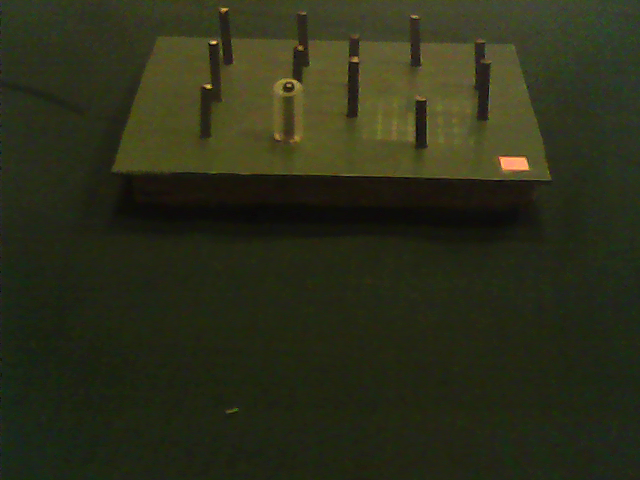
%> input picture irob_vision_support/matlab/image_dark.png, 640 x 480 px
$ octave --eval "result = detect_white_obj_3(imread('image_dark.png'));"   (GNU Octave 9; MATLAB toolbox functions it lacks are replaced by stand-ins)
%> lines starting %> are read from the running program, lines starting %| are printed output that depends on the picture; in (x1, y1, x2, y2) boxes, pixels count from 0 and x2, y2 are one past the last pixel; in counts of white or black regions, pixels touching at a corner belong together; the program's own positions count from 1
### irob_vision_support/matlab/create_mask_white_obj_3.m
function [BW,maskedRGBImage] = create_mask_white_obj_3(RGB)
%createMask  Threshold RGB image using auto-generated code from colorThresholder app.
%  [BW,MASKEDRGBIMAGE] = createMask(RGB) thresholds image RGB using
%  auto-generated code from the colorThresholder app. The colorspace and
%  range for each channel of the colorspace were set within the app. The
%  segmentation mask is returned in BW, and a composite of the mask and
%  original RGB images is returned in maskedRGBImage.

% Auto-generated by colorThresholder app on 10-Jan-2018
%------------------------------------------------------


% Convert RGB image to chosen color space
I = rgb2hsv(RGB);
%> I: size 480x640x3 double; mean H, S, V 0.202, 0.458, 0.188

% Define thresholds for channel 1 based on histogram settings
channel1Min = 0.038;
channel1Max = 0.944;

% Define thresholds for channel 2 based on histogram settings
channel2Min = 0.000;
channel2Max = 0.597;

% Define thresholds for channel 3 based on histogram settings
channel3Min = 0.004;
channel3Max = 1.000;

% Create mask based on chosen histogram thresholds
sliderBW = (I(:,:,1) >= channel1Min ) & (I(:,:,1) <= channel1Max) & ...
    (I(:,:,2) >= channel2Min ) & (I(:,:,2) <= channel2Max) & ...
    (I(:,:,3) >= channel3Min ) & (I(:,:,3) <= channel3Max);
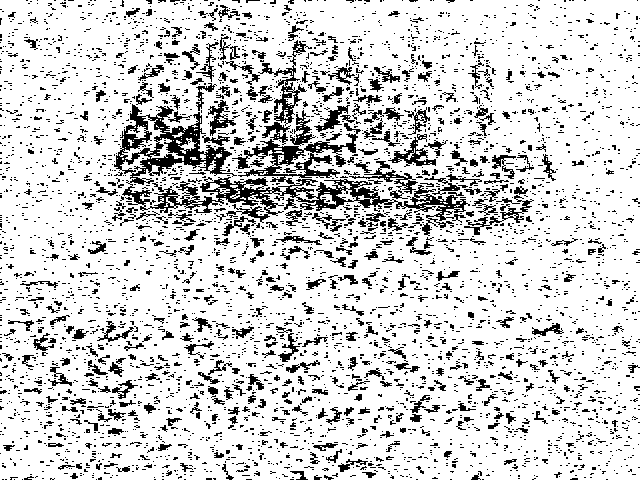
%> sliderBW: size 480x640 logical; 83.1% white; black in thin lines or dots
BW = sliderBW;

% Initialize output masked image based on input image.
maskedRGBImage = RGB;
%> maskedRGBImage is the input picture: size 480x640x3 uint8; mean R, G, B 43.7, 46.5, 25.3

% Set background pixels where BW is false to zero.
maskedRGBImage(repmat(~BW,[1 1 3])) = 0;
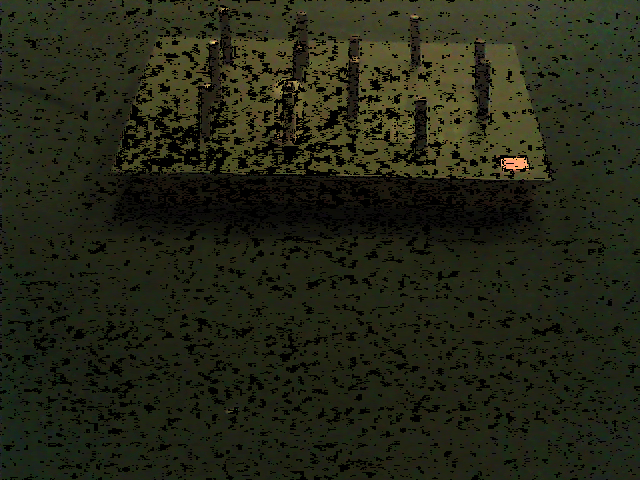
%> maskedRGBImage: size 480x640x3 uint8; 16.94% of pixels changed, all inside (x1, y1, x2, y2) = (0, 0, 640, 480)

end

### irob_vision_support/matlab/detect_white_obj_3.m
function [centroid, im_white_object] = detect_white_obj_3(im)

% Returns the corners of the green plate in clockwise order

mask_wo = create_mask_white_obj_3(im);
mask_wo = imcomplement(mask_wo);
%> mask_wo: size 480x640 logical; 16.9% white in thin lines or dots


se = strel('disk',7);
mask_wo = imclose(mask_wo,se);
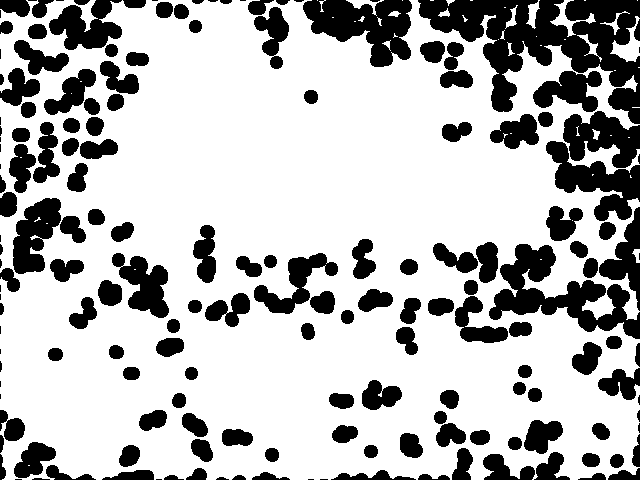
%> mask_wo: size 480x640 logical; 72.6% white; 172 black regions (32 under 20 px), largest, box (x1, y1, x2, y2) and area: (418, 0, 640, 124) 12165, (489, 244, 640, 339) 5410, (303, 0, 412, 67) 4287

mask_wo = imcomplement(bwareafilt(imcomplement(mask_wo),1));
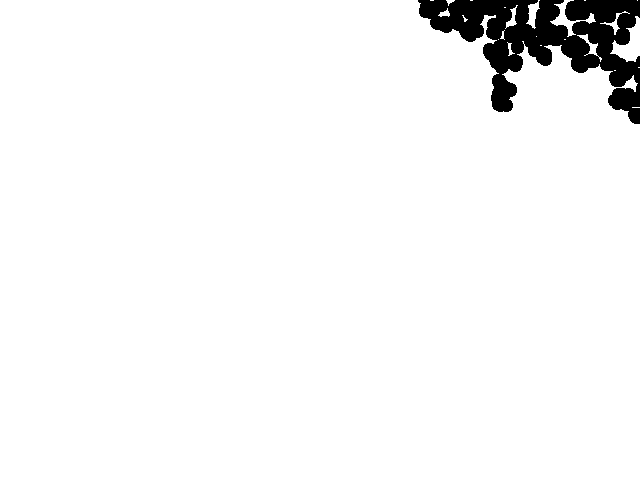
%> mask_wo: size 480x640 logical; 96% white; 1 black region, box (x1, y1, x2, y2) and area: (418, 0, 640, 124) 12165

mask_wo3 = cat(3, mask_wo, mask_wo, mask_wo);

im_white_object = im;
im_white_object(mask_wo3) = 0;
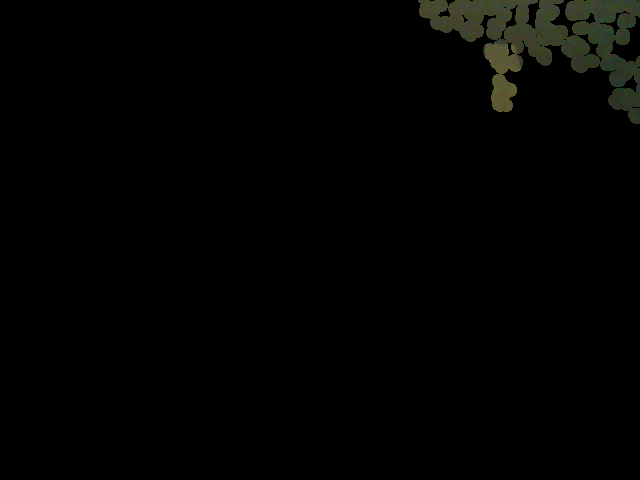
%> im_white_object: size 480x640x3 uint8; mean R, G, B 2.4, 2.7, 1.7

s = regionprops(imcomplement(mask_wo),'centroid');
%> s = 1 region; Centroid: [547 40.8]

centroids = cat(1, s.Centroid);
%> centroids = [547 40.81]

centroid = mean(centroids, 1);
%> centroid = [547 40.81]


end
